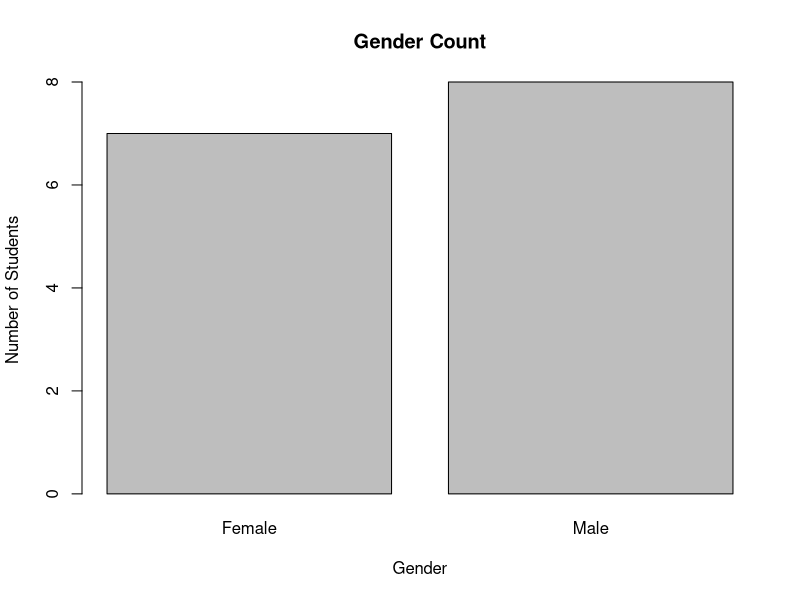
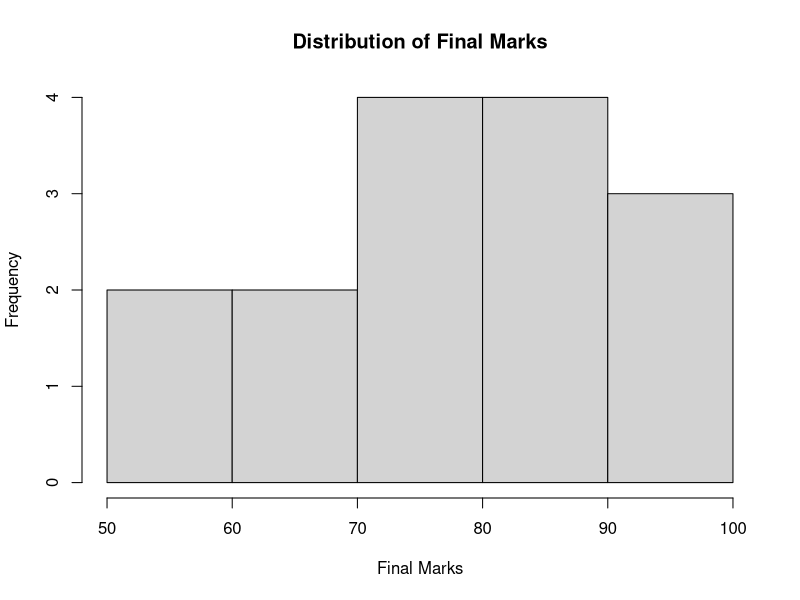
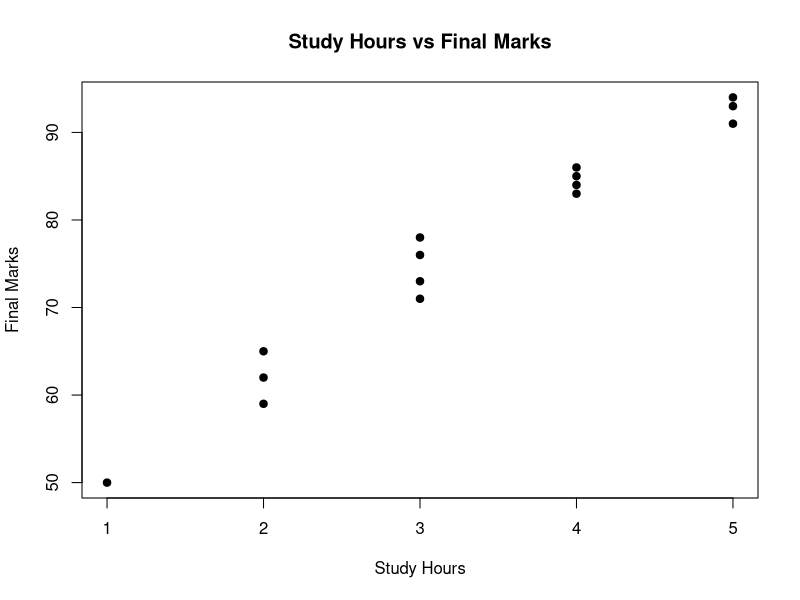
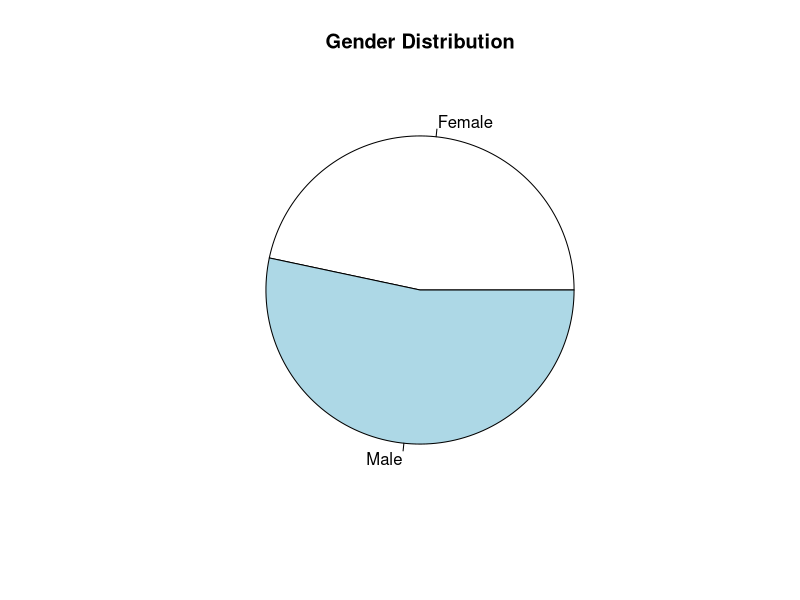

Reproduce these figures in R, in order.
# EXPERIMENT 7: DATA ANALYSIS AND VISUALIZATION USING R
# Dataset and 15 records reproduced from the BDA practical manual.

data <- data.frame(
  Student_ID = 1:15,
  Gender = c("Male", "Female", "Male", "Female", "Male",
             "Female", "Male", "Female", "Male", "Female",
             "Male", "Female", "Male", "Female", "Male"),
  Study_Hours = c(2, 4, 3, 5, 1, 3, 4, 2, 5, 4, 3, 5, 2, 3, 4),
  Attendance = c(72, 85, 80, 92, 65, 78, 88, 70, 95, 86, 76, 94, 68, 82, 89),
  Assignment_Score = c(65, 78, 72, 88, 55, 75, 82, 68, 91, 85, 70, 90, 60, 77, 84),
  Internal_Marks = c(60, 82, 70, 90, 52, 73, 80, 64, 92, 84, 68, 91, 58, 75, 81),
  Final_Marks = c(62, 84, 73, 91, 50, 76, 83, 65, 94, 86, 71, 93, 59, 78, 85)
)

cat("\n1. DATASET\n")
print(data)

cat("\n2. STRUCTURE\n")
str(data)

cat("\n3. SUMMARY\n")
print(summary(data))

cat("\n4. MEAN, MEDIAN AND STANDARD DEVIATION\n")
cat("Mean Final Marks:", mean(data$Final_Marks, na.rm = TRUE), "\n")
cat("Median Final Marks:", median(data$Final_Marks, na.rm = TRUE), "\n")
cat("SD Final Marks:", sd(data$Final_Marks, na.rm = TRUE), "\n")

cat("\n5. MINIMUM AND MAXIMUM\n")
cat("Minimum Final Marks:", min(data$Final_Marks, na.rm = TRUE), "\n")
cat("Maximum Final Marks:", max(data$Final_Marks, na.rm = TRUE), "\n")

cat("\n6. GENDER COUNT\n")
print(table(data$Gender))

# 7. BAR CHART
barplot(table(data$Gender),
        main = "Gender Count",
        xlab = "Gender",
        ylab = "Number of Students")

# 8. HISTOGRAM
hist(data$Final_Marks,
     main = "Distribution of Final Marks",
     xlab = "Final Marks",
     ylab = "Frequency")

# 9. SCATTER PLOT
plot(data$Study_Hours, data$Final_Marks,
     main = "Study Hours vs Final Marks",
     xlab = "Study Hours",
     ylab = "Final Marks",
     pch = 19)

# 10. PIE CHART
pie(table(data$Gender),
    main = "Gender Distribution")
